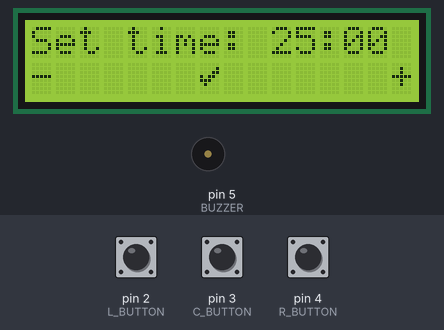
This sketch was run on a simulated Arduino Uno, built with avr-gcc and run on an emulated ATmega328P. Shown: 16×2 character LCD, buzzer (waves = sounding). The test bench sets the inputs (shaded band); at power-on: pin 3 (C_BUTTON) HIGH, pin 4 (R_BUTTON) HIGH, pin 2 (L_BUTTON) HIGH.

Above: at 5.2 s.
5.3 s: pin 3 (C_BUTTON) pulled LOW for 0.15 s
At 6.6 s:
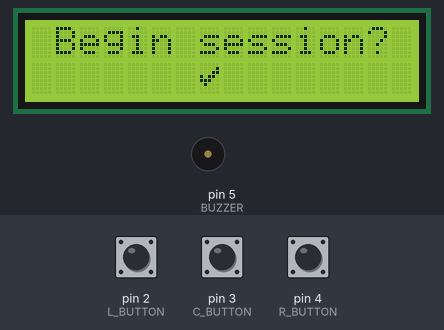
6.9 s: pin 3 (C_BUTTON) pulled LOW for 1 s
At 8.7 s:
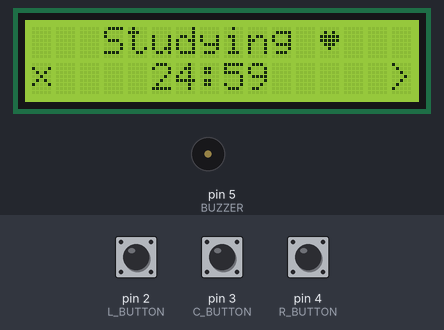
10.4 s: pin 4 (R_BUTTON) pulled LOW for 0.15 s
At 12.3 s:
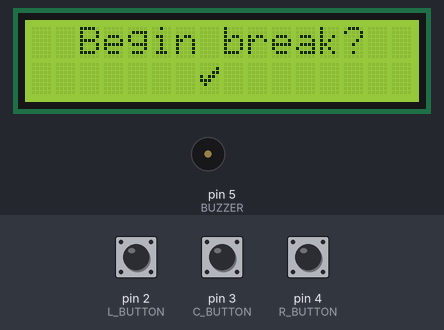
12.9 s: pin 3 (C_BUTTON) pulled LOW for 0.15 s
At 14.5 s:
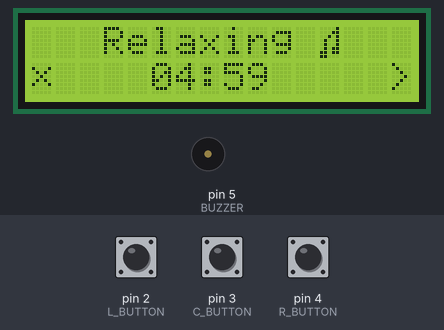
16.0 s: pin 2 (L_BUTTON) pulled LOW for 0.15 s
At 17.1 s:
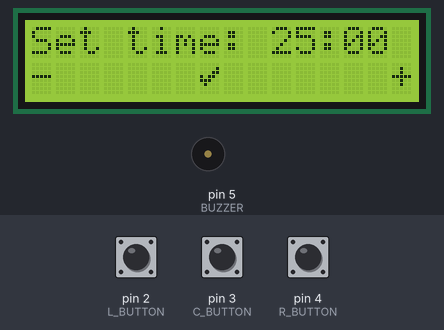
17.6 s: pin 2 (L_BUTTON) pulled LOW for 1 s
At 18.3 s:
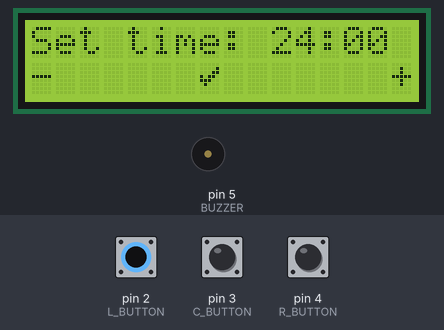
Timing chart, 0 to 20.6 s (numbered marks = the images above; inputs shaded):
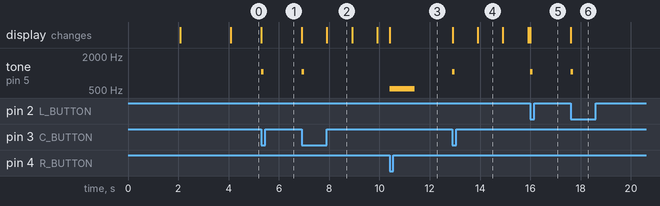

Measured:
- after the input at 5.3 s, tone on pin 5 (BUZZER): silent → 1047 Hz at once, → silent 0.10 s later; the display: changes at once (image 1)
- after the input at 6.9 s, tone on pin 5 (BUZZER): silent → 1047 Hz at once, → silent 0.10 s later; the display: first changes at once (image 2 shows a later state)
- after the input at 10.4 s, tone on pin 5 (BUZZER): silent → 523 Hz at once, → silent 1.0 s later; the display: changes at once (image 3)
- after the input at 12.9 s, tone on pin 5 (BUZZER): silent → 1047 Hz at once, → silent 0.10 s later; the display: first changes at once (image 4 shows a later state)
- after the input at 16.0 s, tone on pin 5 (BUZZER): silent → 1047 Hz at once, → silent 0.10 s later; the display: changes at once (image 5)
- after the input at 17.6 s, tone on pin 5 (BUZZER): silent → 1047 Hz at once, → silent 0.10 s later; the display: changes at once (image 6)
- what the display in image 2 shows lasts 1.0 s, from 7.9 s to 8.9 s

The sketch:

pomodoro.ino
```cpp
#include <LiquidCrystal.h>
#include "pitches.h"
#include "ascii.h"

// initialize the LCD with the numbers of the interface pins
LiquidCrystal lcd(7, 8, 9, 10, 11, 12);

// passive buzzer pin
#define BUZZER 5

// pins of left, center and right buttons
#define L_BUTTON 2
#define C_BUTTON 3
#define R_BUTTON 4

// ui ascii art
#define MUSICALNOTE 0
#define CHECKMARK 1
#define HEART 2
#define CANCEL 3

// duration of buzzer alarm
#define ALARM_DURATION 1000
#define CLICK_DURATION 100

#define REFRESH_DELTA 1000

// states of the three buttons
struct Button {
  // Initialize the states as HIGH, meaning the buttons were never pressed.
  int state = HIGH, previous_state = HIGH, pin;
  bool pressed = false;
} l_button, c_button, r_button;

// tone of alarm
int alarm_tone = NOTE_C5;
int click_tone = NOTE_C6;

/*
 * MENU_STATE:
 * 0 - choosing the study time
 * 1 - ask for start
 * 2 - studying
 * 3 - ask for break
 * 4 - break
 * Then go to 1.
 */
int MENU_STATE = 0;

// don't force the display uselessly.
bool DISPLAY_NEEDS_REFRESH = false;

// flag for blinking
bool BLINK_ART = false;

// the default is 25 minutes
unsigned long study_amount = 25;
unsigned long break_amount = 5;

// timers
unsigned long start_time = 0;

// call to check if buttons were pressed
void init_buttons() {
  init_button(l_button);
  init_button(c_button);
  init_button(r_button);
}

void init_button(Button& button) {
  button.state = digitalRead(button.pin);
  // If the current state is LOW, then we got a press.
  button.pressed = (button.state == LOW && button.previous_state == HIGH);
}

// call to clean up the states
void clean_buttons() {
  clean_button(l_button);
  clean_button(c_button);
  clean_button(r_button);
}

void clean_button(Button& button) {
  button.previous_state = button.state;
  button.pressed = false;
}

void playAlarmSound(int pitch) {
  tone(BUZZER, pitch, ALARM_DURATION);
}

void playClickSound(int pitch) {
  tone(BUZZER, pitch, CLICK_DURATION);
}

void intro() {
  lcd.print("    Pomodoro!");
  delay(1000 * 2);
  lcd.setCursor(0, 1);
  lcd.print("   by extremq");
  delay(1000 * 2);

  DISPLAY_NEEDS_REFRESH = true;
}

void time_set_ui(int minutes) {
  lcd.setCursor(0, 0);
  String temp = "Set time: " + String(minutes, DEC) + ":00";
  lcd.print(temp);
  lcd.setCursor(0, 1);
  lcd.print("-");
  lcd.setCursor(7, 1);
  lcd.write(byte(CHECKMARK));
  lcd.setCursor(15, 1);
  lcd.print("+");

  DISPLAY_NEEDS_REFRESH = false;
}

void ask_study_ui() {
  lcd.setCursor(0, 0);
  lcd.print(" Begin session?");
  lcd.setCursor(7, 1);
  lcd.write(byte(CHECKMARK));

  DISPLAY_NEEDS_REFRESH = false;
}

unsigned long LAST_TIMER_REFRESH = 0;
void study_timer_ui() {
  lcd.setCursor(0, 0);
  lcd.print("   Studying");
  lcd.setCursor(12, 0);

  if (BLINK_ART == true)
    lcd.write(byte(HEART));
  else
    lcd.print(" ");

  BLINK_ART = !BLINK_ART;

  unsigned long current_time = millis();
  unsigned long delta_seconds = (current_time - start_time) / 1000;
  unsigned long remaining_seconds = study_amount * 60 - delta_seconds;
  unsigned long remaining_minutes = remaining_seconds / 60;

  String temp = "";
  if (remaining_minutes < 10)
    temp = "0";

  temp = temp + String(remaining_minutes, DEC) + ":";

  if (remaining_seconds % 60 < 10)
    temp = temp + "0";

  temp = temp + String(remaining_seconds % 60, DEC);

  lcd.setCursor(0, 1);
  lcd.write(byte(CANCEL));
  lcd.setCursor(5, 1);
  lcd.print(temp);
  lcd.setCursor(15, 1);
  lcd.print(">");

  LAST_TIMER_REFRESH = current_time;
  DISPLAY_NEEDS_REFRESH = false;
}

void ask_break_ui() {
  lcd.setCursor(0, 0);
  lcd.print("  Begin break?");
  lcd.setCursor(7, 1);
  lcd.write(byte(CHECKMARK));

  DISPLAY_NEEDS_REFRESH = false;
}

void break_timer_ui() {
  lcd.setCursor(0, 0);
  lcd.print("   Relaxing");
  lcd.setCursor(12, 0);

  if (BLINK_ART == true)
    lcd.write(byte(MUSICALNOTE));
  else
    lcd.print(" ");

  BLINK_ART = !BLINK_ART;

  unsigned long current_time = millis();
  unsigned long delta_seconds = (current_time - start_time) / 1000;
  unsigned long remaining_seconds = break_amount * 60 - delta_seconds;
  unsigned long remaining_minutes = remaining_seconds / 60;

  String temp = "";
  if (remaining_minutes < 10)
    temp = "0";

  temp = temp + String(remaining_minutes, DEC) + ":";

  if (remaining_seconds % 60 < 10)
    temp = temp + "0";

  temp = temp + String(remaining_seconds % 60, DEC);

  lcd.setCursor(0, 1);
  lcd.write(byte(CANCEL));
  lcd.setCursor(5, 1);
  lcd.print(temp);
  lcd.setCursor(15, 1);
  lcd.print(">");

  LAST_TIMER_REFRESH = current_time;
  DISPLAY_NEEDS_REFRESH = false;
}

void setup() {
  Serial.begin(9600);

  pinMode(BUZZER, OUTPUT);
  pinMode(L_BUTTON, INPUT_PULLUP);
  pinMode(C_BUTTON, INPUT_PULLUP);
  pinMode(R_BUTTON, INPUT_PULLUP);

  // set lcd size
  lcd.begin(16, 2);
  lcd.createChar(MUSICALNOTE, Sound);
  lcd.createChar(CHECKMARK, Check);
  lcd.createChar(HEART, Heart);
  lcd.createChar(CANCEL, Cancel);
  lcd.clear();

  l_button.pin = L_BUTTON;
  c_button.pin = C_BUTTON;
  r_button.pin = R_BUTTON;

  intro();
}

void loop() {
  init_buttons();

  // some actions request an lcd redraw.
  if (DISPLAY_NEEDS_REFRESH == true)  {
    lcd.clear();
  }

  switch(MENU_STATE) {
    case 0:
      // only redraw the lcd if it has been cleared
      if (DISPLAY_NEEDS_REFRESH == true)
        time_set_ui(study_amount);

      // decrease study minutes by 1
      if (l_button.pressed) {
        study_amount = (study_amount == 1 ? 55 : study_amount - 1);
      }
      // confirm the selection
      else if (c_button.pressed) {
        MENU_STATE = 1;
      }
      // increase study minutes by 1
      else if (r_button.pressed) {
        study_amount = (study_amount + 1) % 56;
        study_amount = (study_amount == 0 ? 1 : study_amount);
      }

      // for this menu, any button press requires an lcd update.
      if (l_button.pressed || c_button.pressed || r_button.pressed) {
        playClickSound(click_tone);
        DISPLAY_NEEDS_REFRESH = true;
      }
      break;
    case 1:
      // ask to begin.
      if (DISPLAY_NEEDS_REFRESH == true)
        ask_study_ui();

      if (c_button.pressed) {
        playClickSound(click_tone);
        MENU_STATE = 2;
        start_time = millis();
        DISPLAY_NEEDS_REFRESH = true;
      }
      break;
    case 2:
      // Send back to settings
      if (l_button.pressed) {
        playClickSound(click_tone);
        MENU_STATE = 0;
        DISPLAY_NEEDS_REFRESH = true;
      }
      // This marks the end of a session
      if ((millis() - start_time >= study_amount * 60 * 1000) || r_button.pressed) {
        playAlarmSound(NOTE_C5);
        MENU_STATE = 3;
        DISPLAY_NEEDS_REFRESH = true;
      }

      // Let's not force the lcd to refresh a lot
      if (millis() - LAST_TIMER_REFRESH > REFRESH_DELTA) {
        study_timer_ui();
      }
      break;
    case 3:
      // ask for break.
      if (DISPLAY_NEEDS_REFRESH == true)
        ask_break_ui();

      if (c_button.pressed) {
        playClickSound(click_tone);
        MENU_STATE = 4;
        start_time = millis();
        DISPLAY_NEEDS_REFRESH = true;
      }
      break;
    case 4:
      // Send back to settings
      if (l_button.pressed) {
        playClickSound(click_tone);
        MENU_STATE = 0;
        DISPLAY_NEEDS_REFRESH = true;
      }

      // This marks the end of a break
      if ((millis() - start_time >= break_amount * 60 * 1000) || r_button.pressed) {
        playAlarmSound(NOTE_C5);
        MENU_STATE = 1;
        DISPLAY_NEEDS_REFRESH = true;
      }

      // Let's not force the lcd to refresh a lot
      if (millis() - LAST_TIMER_REFRESH > REFRESH_DELTA) {
        break_timer_ui();
      }
      break;
  }

  clean_buttons();
}
```

ascii.h
```cpp
byte Sound[8] = {
0b00001,
0b00011,
0b00101,
0b01001,
0b01001,
0b01011,
0b11011,
0b11000
};

byte Heart[8] = {
0b00000,
0b01010,
0b11111,
0b11111,
0b01110,
0b00100,
0b00000,
0b00000
};

byte Check[8] = {
0b00000,
0b00001,
0b00011,
0b10110,
0b11100,
0b01000,
0b00000,
0b00000
};

byte Cancel[8] = {
0b00000,
0b10001,
0b01010,
0b00100,
0b01010,
0b10001,
0b00000,
0b00000
};
```

pitches.h
```cpp
/*************************************************
 * Public Constants
 *************************************************/

#define NOTE_B0  31
#define NOTE_C1  33
#define NOTE_CS1 35
#define NOTE_D1  37
#define NOTE_DS1 39
#define NOTE_E1  41
#define NOTE_F1  44
#define NOTE_FS1 46
#define NOTE_G1  49
#define NOTE_GS1 52
#define NOTE_A1  55
#define NOTE_AS1 58
#define NOTE_B1  62
#define NOTE_C2  65
#define NOTE_CS2 69
#define NOTE_D2  73
#define NOTE_DS2 78
#define NOTE_E2  82
#define NOTE_F2  87
#define NOTE_FS2 93
#define NOTE_G2  98
#define NOTE_GS2 104
#define NOTE_A2  110
#define NOTE_AS2 117
#define NOTE_B2  123
#define NOTE_C3  131
#define NOTE_CS3 139
#define NOTE_D3  147
#define NOTE_DS3 156
#define NOTE_E3  165
#define NOTE_F3  175
#define NOTE_FS3 185
#define NOTE_G3  196
#define NOTE_GS3 208
#define NOTE_A3  220
#define NOTE_AS3 233
#define NOTE_B3  247
#define NOTE_C4  262
#define NOTE_CS4 277
#define NOTE_D4  294
#define NOTE_DS4 311
#define NOTE_E4  330
#define NOTE_F4  349
#define NOTE_FS4 370
#define NOTE_G4  392
#define NOTE_GS4 415
#define NOTE_A4  440
#define NOTE_AS4 466
#define NOTE_B4  494
#define NOTE_C5  523
#define NOTE_CS5 554
#define NOTE_D5  587
#define NOTE_DS5 622
#define NOTE_E5  659
#define NOTE_F5  698
#define NOTE_FS5 740
#define NOTE_G5  784
#define NOTE_GS5 831
#define NOTE_A5  880
#define NOTE_AS5 932
#define NOTE_B5  988
#define NOTE_C6  1047
#define NOTE_CS6 1109
#define NOTE_D6  1175
#define NOTE_DS6 1245
#define NOTE_E6  1319
#define NOTE_F6  1397
#define NOTE_FS6 1480
#define NOTE_G6  1568
#define NOTE_GS6 1661
#define NOTE_A6  1760
#define NOTE_AS6 1865
#define NOTE_B6  1976
#define NOTE_C7  2093
#define NOTE_CS7 2217
#define NOTE_D7  2349
#define NOTE_DS7 2489
#define NOTE_E7  2637
#define NOTE_F7  2794
#define NOTE_FS7 2960
#define NOTE_G7  3136
#define NOTE_GS7 3322
#define NOTE_A7  3520
#define NOTE_AS7 3729
#define NOTE_B7  3951
#define NOTE_C8  4186
#define NOTE_CS8 4435
#define NOTE_D8  4699
#define NOTE_DS8 4978
```
